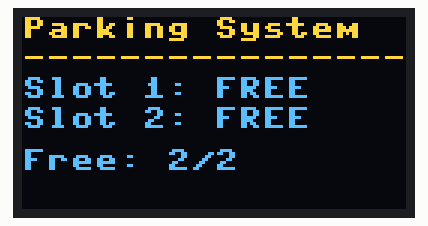
Bench run of a program on a simulated ESP32 board running MicroPython. Parts: 128×64 one-colour display. The OLED is the two-colour kind (top 16 rows yellow).

Above: at 0.1 s.

The program:

main.py
```python
from machine import Pin, I2C
import ssd1306
import time

# ---- Configuration ----
SLOT_PINS = [32, 33]            # PIR OUT pins, one per slot
NUM_SLOTS = len(SLOT_PINS)
COOLDOWN_MS = 3000              # ignore re-triggers for this long after a toggle

# ---- OLED setup (SSD1306, I2C) ----
i2c = I2C(0, scl=Pin(22), sda=Pin(21), freq=400000)
oled = ssd1306.SSD1306_I2C(128, 64, i2c)

# ---- Sensor setup (PIR drives its own output, no pull-up needed) ----
sensors = [Pin(pin, Pin.IN) for pin in SLOT_PINS]

occupied = [False] * NUM_SLOTS
last_value = [0] * NUM_SLOTS
last_toggle_time = [0] * NUM_SLOTS


def update_display():
    oled.fill(0)
    oled.text("Parking System", 0, 0)
    oled.text("-" * 16, 0, 10)

    for i in range(NUM_SLOTS):
        label = "Slot {}: {}".format(i + 1, "FULL" if occupied[i] else "FREE")
        oled.text(label, 0, 20 + i * 10)

    free = occupied.count(False)
    oled.text("Free: {}/{}".format(free, NUM_SLOTS), 0, 20 + NUM_SLOTS * 10 + 4)
    oled.show()


def main():
    update_display()
    while True:
        now = time.ticks_ms()
        changed = False

        for i, sensor in enumerate(sensors):
            val = sensor.value()
            # Rising edge = a fresh motion event just started
            if val == 1 and last_value[i] == 0:
                if time.ticks_diff(now, last_toggle_time[i]) > COOLDOWN_MS:
                    occupied[i] = not occupied[i]
                    last_toggle_time[i] = now
                    changed = True
                    print("Slot {} toggled -> {}".format(i + 1, "FULL" if occupied[i] else "FREE"))
            last_value[i] = val

        if changed:
            update_display()
        time.sleep_ms(100)


if __name__ == "__main__":
    main()
```
